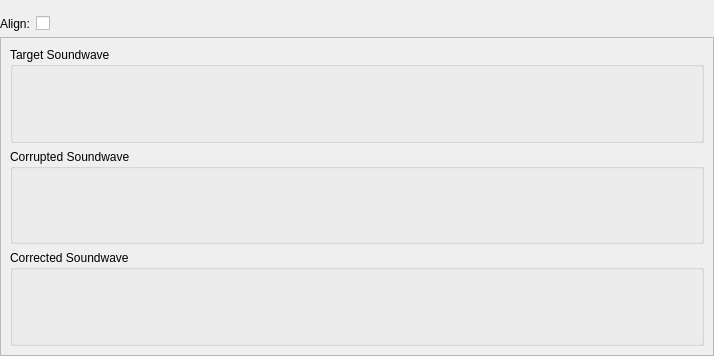
<?xml version="1.0" encoding="UTF-8"?>
<ui version="4.0">
 <class>ViMainWaveWidget</class>
 <widget class="QWidget" name="ViMainWaveWidget">
  <property name="geometry">
   <rect>
    <x>0</x>
    <y>0</y>
    <width>714</width>
    <height>356</height>
   </rect>
  </property>
  <property name="maximumSize">
   <size>
    <width>16777215</width>
    <height>16777215</height>
   </size>
  </property>
  <property name="windowTitle">
   <string>Form</string>
  </property>
  <property name="styleSheet">
   <string/>
  </property>
  <layout class="QGridLayout" name="gridLayout">
   <property name="leftMargin">
    <number>0</number>
   </property>
   <property name="topMargin">
    <number>0</number>
   </property>
   <property name="rightMargin">
    <number>0</number>
   </property>
   <property name="bottomMargin">
    <number>0</number>
   </property>
   <item row="3" column="0" colspan="2">
    <widget class="QScrollArea" name="scrollArea">
     <property name="widgetResizable">
      <bool>true</bool>
     </property>
     <widget class="QWidget" name="scrollAreaWidgetContents">
      <property name="geometry">
       <rect>
        <x>0</x>
        <y>0</y>
        <width>472</width>
        <height>311</height>
       </rect>
      </property>
      <layout class="QGridLayout" name="gridLayout_3">
       <item row="1" column="0">
        <widget class="QGroupBox" name="corruptedGroupBox">
         <property name="title">
          <string>Corrupted Soundwave</string>
         </property>
         <layout class="QGridLayout" name="gridLayout_7">
          <item row="0" column="0">
           <widget class="ViWaveWidget" name="corruptedWaveForm" native="true"/>
          </item>
         </layout>
        </widget>
       </item>
       <item row="2" column="0">
        <widget class="QGroupBox" name="correctedGroupBox">
         <property name="title">
          <string>Corrected Soundwave</string>
         </property>
         <layout class="QGridLayout" name="gridLayout_6">
          <item row="0" column="0">
           <widget class="ViWaveWidget" name="correctedWaveForm" native="true"/>
          </item>
         </layout>
        </widget>
       </item>
       <item row="0" column="0">
        <widget class="QGroupBox" name="targetGroupBox">
         <property name="title">
          <string>Target Soundwave</string>
         </property>
         <layout class="QGridLayout" name="gridLayout_2">
          <item row="0" column="0">
           <widget class="ViWaveWidget" name="targetWaveForm" native="true"/>
          </item>
         </layout>
        </widget>
       </item>
      </layout>
     </widget>
    </widget>
   </item>
   <item row="3" column="2">
    <spacer name="verticalSpacer">
     <property name="orientation">
      <enum>Qt::Vertical</enum>
     </property>
     <property name="sizeHint" stdset="0">
      <size>
       <width>0</width>
       <height>40</height>
      </size>
     </property>
    </spacer>
   </item>
   <item row="2" column="0" colspan="2">
    <widget class="QWidget" name="alignWidget" native="true">
     <layout class="QFormLayout" name="formLayout">
      <property name="leftMargin">
       <number>0</number>
      </property>
      <property name="topMargin">
       <number>0</number>
      </property>
      <property name="rightMargin">
       <number>0</number>
      </property>
      <property name="bottomMargin">
       <number>0</number>
      </property>
      <item row="0" column="0">
       <widget class="QLabel" name="alignLabel">
        <property name="text">
         <string>Align:</string>
        </property>
       </widget>
      </item>
      <item row="0" column="1">
       <widget class="QCheckBox" name="alignCheckBox">
        <property name="text">
         <string/>
        </property>
       </widget>
      </item>
     </layout>
    </widget>
   </item>
   <item row="0" column="0" colspan="2">
    <widget class="ViProjectLoader" name="projectLoader" native="true">
     <property name="minimumSize">
      <size>
       <width>0</width>
       <height>10</height>
      </size>
     </property>
     <property name="styleSheet">
      <string notr="true"/>
     </property>
    </widget>
   </item>
  </layout>
 </widget>
 <customwidgets>
  <customwidget>
   <class>ViProjectLoader</class>
   <extends>QWidget</extends>
   <header>viprojectloader.h</header>
   <container>1</container>
  </customwidget>
  <customwidget>
   <class>ViWaveWidget</class>
   <extends>QWidget</extends>
   <header>viwavewidget.h</header>
   <container>1</container>
  </customwidget>
 </customwidgets>
 <resources/>
 <connections/>
</ui>
